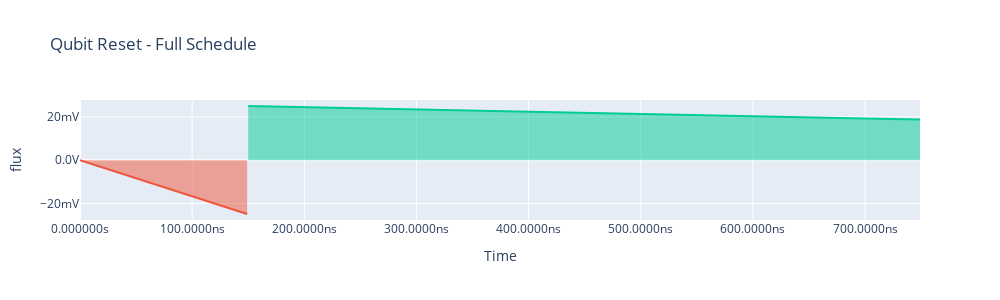

Notebook cell for this chart:
### Code cell
sched = Schedule("Qubit Reset - Full Schedule")

readout_clock = ClockResource(name="q0.ro", freq=0e9)
sched.add_resource(readout_clock)

qc_t = 150e-9
cr_t = 600e-9
qc_amp = -0.025
target_duration = 100e-9
# target_amp = qc_t / target_duration * qc_amp 

sched.add(
    RampPulse(offset=0, amp=qc_amp, duration=qc_t, port="flux", clock="q0.ro")
)
sched.add(
    RampPulse(offset=-qc_amp, amp=qc_amp/4, duration=cr_t, port="flux", clock="q0.ro")
)
# sched.add(
#     RampPulse(offset=qc_amp, amp=-qc_amp, duration=qc_t, port="flux", clock="q0.ro")
# )
# sched.add(
#     RampPulse(offset=qc_amp, amp=0, duration=qc_t, port="flux", clock="q0.ro")
# )
# sched.add(
#     RampPulse(offset=0, amp=qc_amp, duration=qc_t, port="flux", clock="q0.ro")
# )

comp_sched = device_compiler.compile(sched)
comp_sched.plot_pulse_diagram(plot_backend="plotly")

### Figure 1 — Plotly figure (JSON) as saved in the notebook; plotly's stock layout.template omitted (floating-point values rounded to 4 significant figures; data arrays with more than 128 entries replaced by an {"elided": "..."} marker saying what was removed)
{"data": [{"fill": "tozeroy", "hoverinfo": "x+y+name", "hoverlabel": {"namelength": -1}, "legendgroup": "0", "line": {"color": "#EF553B"}, "mode": "lines", "name": "RampPulse, clock: q0.ro", "showlegend": true, "type": "scatter", "x": {"elided": "150 float values"}, "xaxis": "x", "y": {"elided": "150 float values"}, "yaxis": "y"}, {"fill": "tozeroy", "hoverinfo": "x+y+name", "hoverlabel": {"namelength": -1}, "legendgroup": "1", "line": {"color": "#00CC96"}, "mode": "lines", "name": "RampPulse, clock: q0.ro", "showlegend": true, "type": "scatter", "x": {"elided": "600 float values"}, "xaxis": "x", "y": {"elided": "600 float values"}, "yaxis": "y"}], "layout": {"height": 300, "showlegend": false, "title": {"text": "Qubit Reset - Full Schedule"}, "width": 1000, "xaxis": {"anchor": "y", "domain": [0, 1], "hoverformat": ".3s", "showgrid": true, "tickformat": ".2s", "tickformatstops": [{"dtickrange": [null, 1e-09], "value": ".10s"}, {"dtickrange": [1e-09, 1e-06], "value": ".7s"}, {"dtickrange": [1e-06, 0.001], "value": ".4s"}], "ticksuffix": "s", "title": {"text": "Time"}}, "yaxis": {"anchor": "x", "autorange": true, "domain": [0, 1], "hoverformat": ".3s", "tickformat": ".2s", "ticksuffix": "V", "title": {"text": "flux"}}}}
